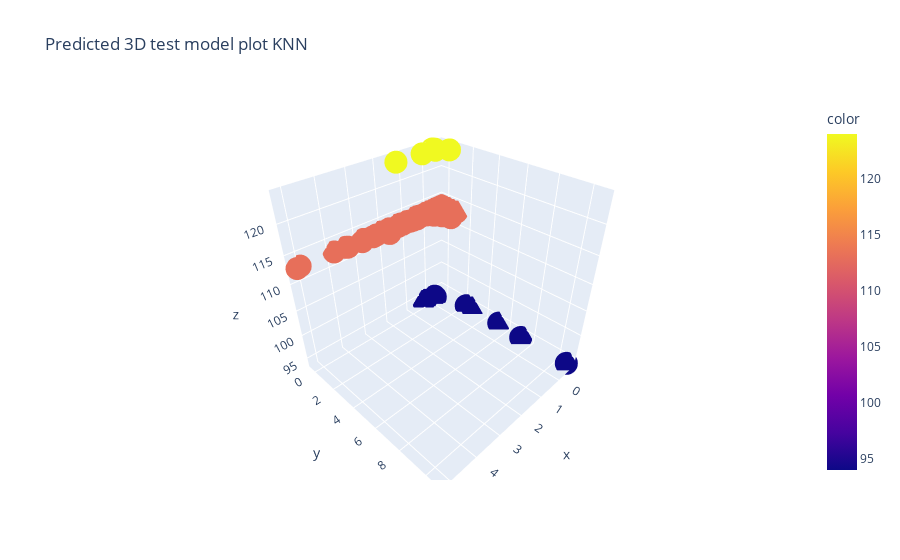

Here is the notebook cell this chart was saved with:
### Markdown cell above
#### 4. Predicted Model Plot-3D

### Code cell
visual_obj.Predicted_data_plot_3D(x_test_std,predict_knn,title="Predicted 3D test model plot KNN")   ## Z is predicted AQI

### Figure 1 — Plotly figure (JSON) as saved in the notebook; plotly's stock layout.template omitted (floating-point values rounded to 4 significant figures; data arrays with more than 128 entries replaced by an {"elided": "..."} marker saying what was removed)
{"data": [{"hoverlabel": {"namelength": 0}, "hovertemplate": "x=%{x}<br>y=%{y}<br>z=%{z}<br>color=%{marker.color}", "legendgroup": "", "marker": {"color": {"elided": "224 int values"}, "coloraxis": "coloraxis", "symbol": "circle"}, "mode": "markers", "name": "", "scene": "scene", "showlegend": false, "type": "scatter3d", "x": {"elided": "224 float values"}, "y": {"elided": "224 float values"}, "z": {"elided": "224 int values"}}], "layout": {"coloraxis": {"colorbar": {"title": {"text": "color"}}, "colorscale": [[0, "#0d0887"], [0.1111, "#46039f"], [0.2222, "#7201a8"], [0.3333, "#9c179e"], [0.4444, "#bd3786"], [0.5556, "#d8576b"], [0.6667, "#ed7953"], [0.7778, "#fb9f3a"], [0.8889, "#fdca26"], [1, "#f0f921"]]}, "legend": {"tracegroupgap": 0}, "scene": {"domain": {"x": [0, 1], "y": [0, 1]}, "xaxis": {"title": {"text": "x"}}, "yaxis": {"title": {"text": "y"}}, "zaxis": {"title": {"text": "z"}}}, "title": {"text": "Predicted 3D test model plot KNN"}}}
